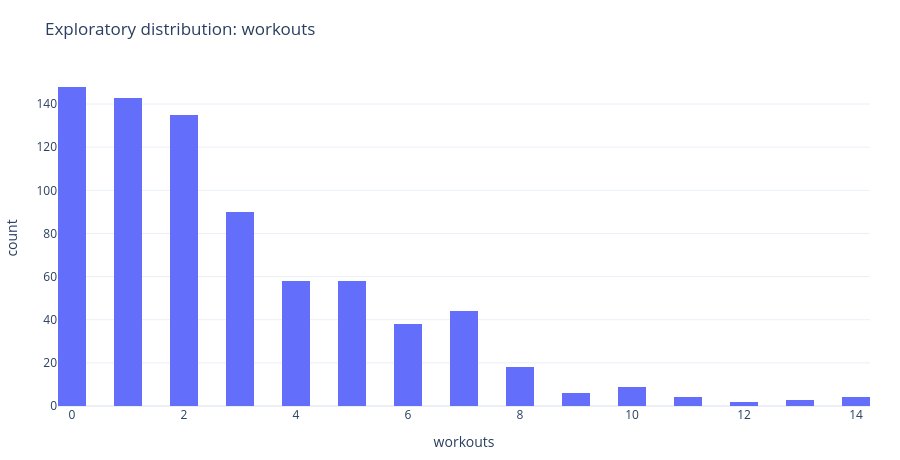
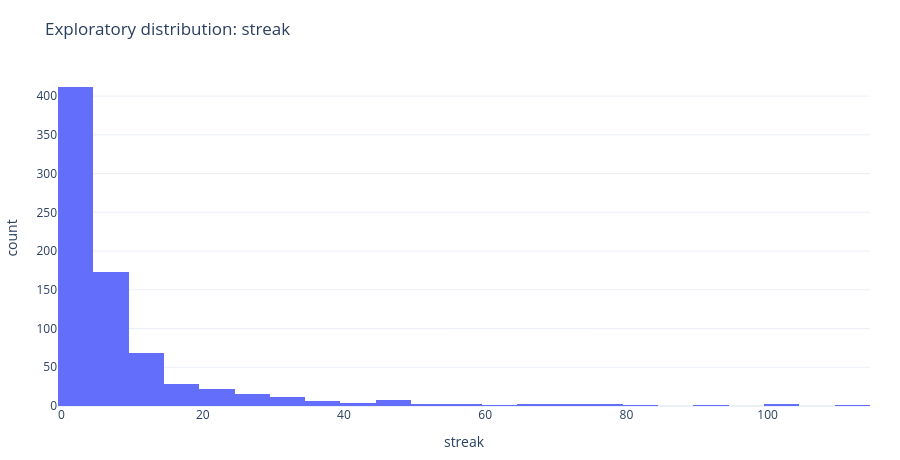
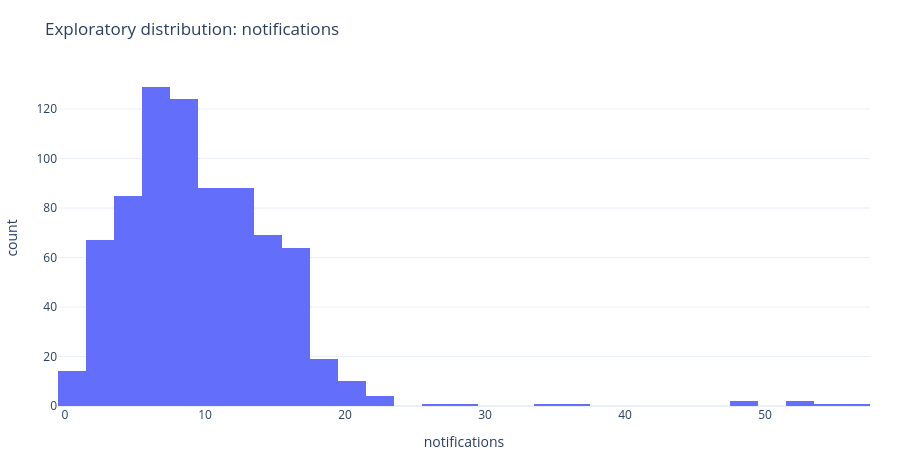

Source (notebook cell) for these figures, in order:
### Markdown cell above
## Step 3 — Three exploratory plots
Histograms use the full 800-user exploratory cohort and exclude NaN. Long tails and different units affect distances.

### Code cell
for feature in FEATURES:
    show_chart(px.histogram(frame, x=feature, nbins=30, title=f"Exploratory distribution: {feature}"))
print("Only these features will enter unsupervised fitting:", FEATURES)
assert TARGET not in FEATURES and "user_id" not in FEATURES

### Figure 1 — Plotly figure (JSON) as saved in the notebook; plotly's stock layout.template omitted (floating-point values rounded to 4 significant figures; data arrays with more than 128 entries replaced by an {"elided": "..."} marker saying what was removed)
{"data": [{"bingroup": "x", "hovertemplate": "workouts=%{x}<br>count=%{y}<extra></extra>", "legendgroup": "", "marker": {"color": "#636efa", "pattern": {"shape": ""}}, "name": "", "nbinsx": 30, "orientation": "v", "showlegend": false, "x": {"elided": "800 float values"}, "xaxis": "x", "yaxis": "y", "type": "histogram"}], "layout": {"xaxis": {"anchor": "y", "domain": [0.0, 1.0], "title": {"text": "workouts"}}, "yaxis": {"anchor": "x", "domain": [0.0, 1.0], "title": {"text": "count"}}, "legend": {"tracegroupgap": 0}, "title": {"text": "Exploratory distribution: workouts"}, "barmode": "relative", "margin": {"l": 30, "r": 30, "t": 70, "b": 40}, "height": 460}}

### Figure 2 — Plotly figure (JSON) as saved in the notebook; plotly's stock layout.template omitted (floating-point values rounded to 4 significant figures; data arrays with more than 128 entries replaced by an {"elided": "..."} marker saying what was removed)
{"data": [{"bingroup": "x", "hovertemplate": "streak=%{x}<br>count=%{y}<extra></extra>", "legendgroup": "", "marker": {"color": "#636efa", "pattern": {"shape": ""}}, "name": "", "nbinsx": 30, "orientation": "v", "showlegend": false, "x": {"elided": "800 float values"}, "xaxis": "x", "yaxis": "y", "type": "histogram"}], "layout": {"xaxis": {"anchor": "y", "domain": [0.0, 1.0], "title": {"text": "streak"}}, "yaxis": {"anchor": "x", "domain": [0.0, 1.0], "title": {"text": "count"}}, "legend": {"tracegroupgap": 0}, "title": {"text": "Exploratory distribution: streak"}, "barmode": "relative", "margin": {"l": 30, "r": 30, "t": 70, "b": 40}, "height": 460}}

### Figure 3 — Plotly figure (JSON) as saved in the notebook; plotly's stock layout.template omitted (floating-point values rounded to 4 significant figures; data arrays with more than 128 entries replaced by an {"elided": "..."} marker saying what was removed)
{"data": [{"bingroup": "x", "hovertemplate": "notifications=%{x}<br>count=%{y}<extra></extra>", "legendgroup": "", "marker": {"color": "#636efa", "pattern": {"shape": ""}}, "name": "", "nbinsx": 30, "orientation": "v", "showlegend": false, "x": {"elided": "800 float values"}, "xaxis": "x", "yaxis": "y", "type": "histogram"}], "layout": {"xaxis": {"anchor": "y", "domain": [0.0, 1.0], "title": {"text": "notifications"}}, "yaxis": {"anchor": "x", "domain": [0.0, 1.0], "title": {"text": "count"}}, "legend": {"tracegroupgap": 0}, "title": {"text": "Exploratory distribution: notifications"}, "barmode": "relative", "margin": {"l": 30, "r": 30, "t": 70, "b": 40}, "height": 460}}
